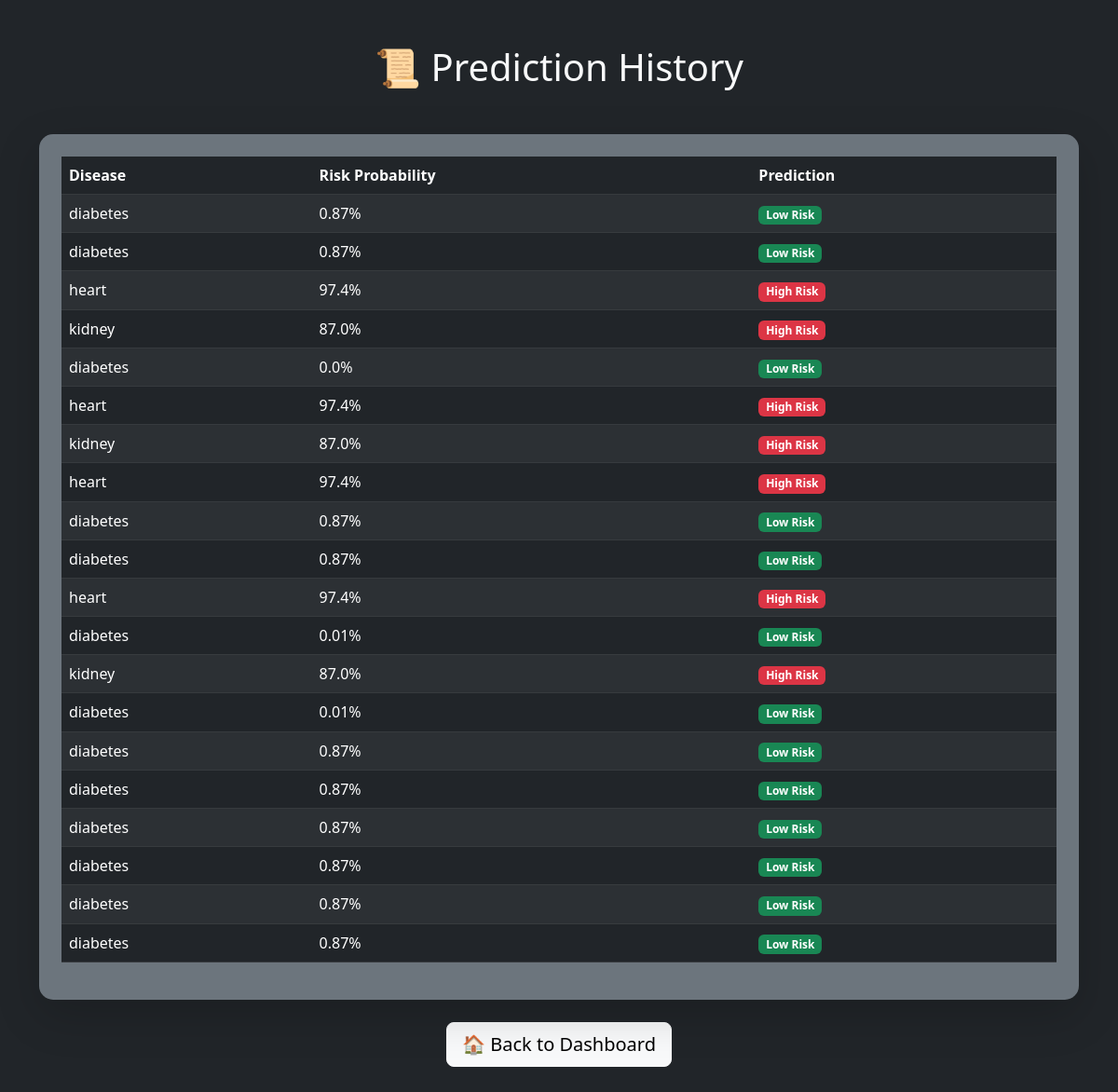
Screenshot of /history (signed in) with the database file from the repository.
### tables this page shows
CREATE TABLE history(
        id INTEGER PRIMARY KEY AUTOINCREMENT,
        username TEXT,
        disease TEXT,
        probability REAL,
        prediction INTEGER
    );

### frontend/app.py (the view)
@app.route("/history")
def history():
    if "user" not in session:
        return redirect("/")
    conn = sqlite3.connect("users.db")
    c = conn.cursor()
    c.execute("""
    SELECT disease, probability, prediction
    FROM history
    WHERE username=?
    """, (session["user"],))
    rows = c.fetchall()
    conn.close()
    return render_template(
        "history.html",
        history=rows
    )

### frontend/templates/history.html (shortened to what this page needs)
<!DOCTYPE html>
<html lang="en">
<head>
    <link href="https://cdn.jsdelivr.net/npm/bootstrap@5.3.0/dist/css/bootstrap.min.css"
          rel="stylesheet">
    <link rel="stylesheet"
          href="{{ url_for('static', filename='css/style.css') }}">
</head>
<body class="bg-dark text-light">
<div class="container py-5">
    <h1 class="text-center mb-5">
        📜 Prediction History
    </h1>
    <div class="card bg-secondary border-0 shadow-lg p-4">
        <table class="table table-dark table-striped table-hover">
            <thead>
                <tr>
                    <th>Disease</th>
                    <th>Risk Probability</th>
                    <th>Prediction</th>
                </tr>
            </thead>
            <tbody>
                {% for item in history %}
                <tr>
                    <td>
                        {{ item[0] }}
                    </td>
                    <td>
                        {{ (item[1] * 100)|round(2) }}%
                    </td>
                    <td>
                        {% if item[2] == 1 %}
                            <span class="badge bg-danger">
                                High Risk
                            </span>
                        {% else %}
                            <span class="badge bg-success">
                                Low Risk
                            </span>
                        {% endif %}
                    </td>
                </tr>
                {% endfor %}
            </tbody>
        </table>
    </div>
    <div class="text-center mt-4">
        <a href="/dashboard"
           class="btn btn-light btn-lg">
            🏠 Back to Dashboard
        </a>
    </div>
</div>
</body>
</html>

### frontend/static/css/style.css (style rules this page uses)
body { background-color:#121212; color:white; }
.card { border-radius:15px; }

### rows the page displays
history: disease "diabetes", (item[1]*100)|round(2) "0.87", prediction "Low Risk"
history: disease "diabetes", (item[1]*100)|round(2) "0.87", prediction "Low Risk"
history: disease "heart", (item[1]*100)|round(2) "97.4", prediction "High Risk"
history: disease "kidney", (item[1]*100)|round(2) "87.0", prediction "High Risk"
history: disease "diabetes", (item[1]*100)|round(2) "0.0", prediction "Low Risk"
history: disease "heart", (item[1]*100)|round(2) "97.4", prediction "High Risk"
history: disease "kidney", (item[1]*100)|round(2) "87.0", prediction "High Risk"
history: disease "heart", (item[1]*100)|round(2) "97.4", prediction "High Risk"
history: disease "diabetes", (item[1]*100)|round(2) "0.87", prediction "Low Risk"
history: disease "diabetes", (item[1]*100)|round(2) "0.87", prediction "Low Risk"
history: disease "heart", (item[1]*100)|round(2) "97.4", prediction "High Risk"
history: disease "diabetes", (item[1]*100)|round(2) "0.01", prediction "Low Risk"
history: disease "kidney", (item[1]*100)|round(2) "87.0", prediction "High Risk"
history: disease "diabetes", (item[1]*100)|round(2) "0.01", prediction "Low Risk"
history: disease "diabetes", (item[1]*100)|round(2) "0.87", prediction "Low Risk"
history: disease "diabetes", (item[1]*100)|round(2) "0.87", prediction "Low Risk"
history: disease "diabetes", (item[1]*100)|round(2) "0.87", prediction "Low Risk"
history: disease "diabetes", (item[1]*100)|round(2) "0.87", prediction "Low Risk"
history: disease "diabetes", (item[1]*100)|round(2) "0.87", prediction "Low Risk"
history: disease "diabetes", (item[1]*100)|round(2) "0.87", prediction "Low Risk"
